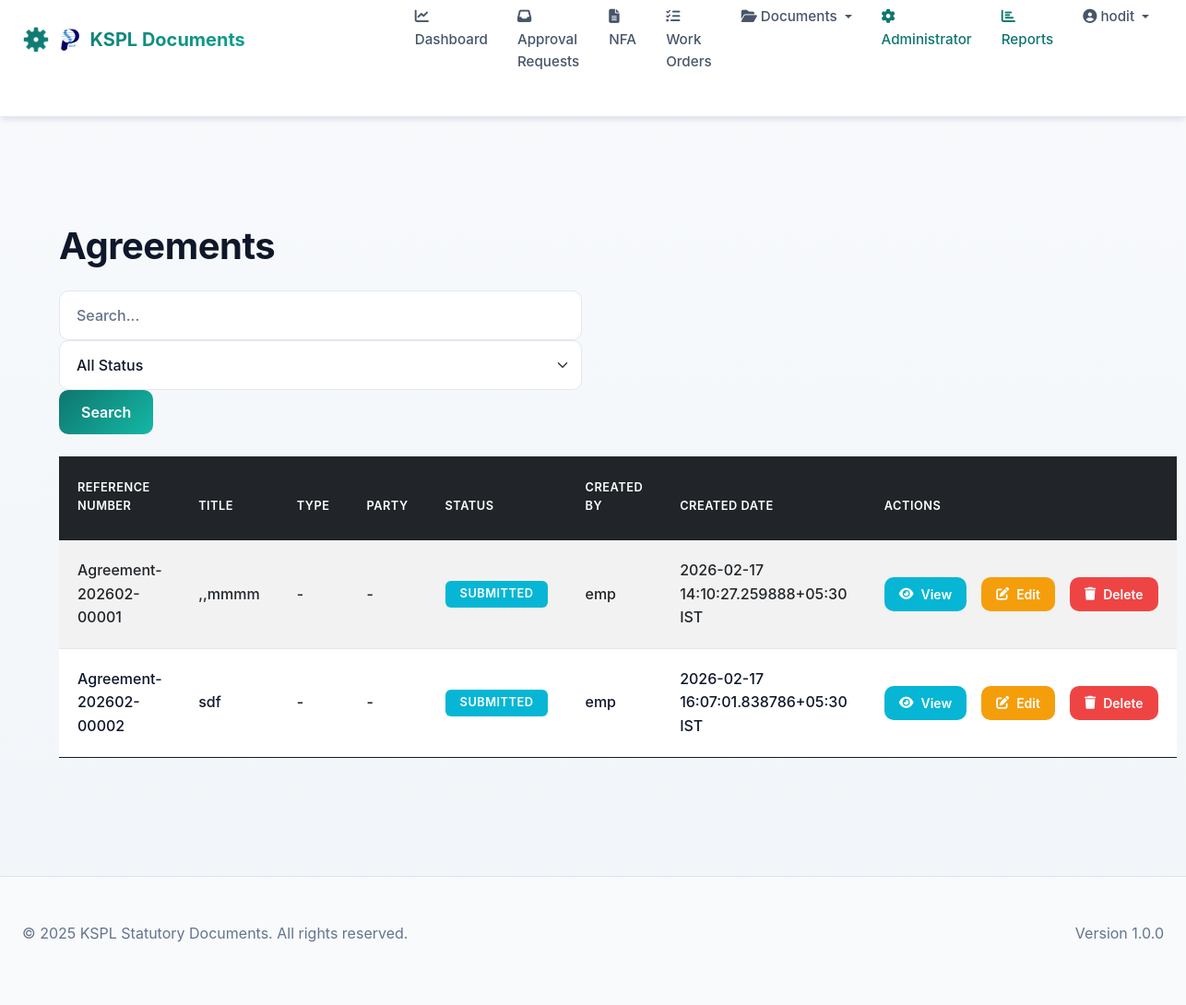
Page /agreements (signed in) on the committed database.
### models/__init__.py (models this page shows, shortened)
class User(UserMixin, db.Model):
    __tablename__ = 'users'
    id = db.Column(db.Integer, primary_key=True)
    username = db.Column(db.String(120), unique=True, nullable=False)
    email = db.Column(db.String(120), unique=True, nullable=False)
    password_hash = db.Column(db.String(255), nullable=False)
    first_name = db.Column(db.String(120))
    last_name = db.Column(db.String(120))
    department_id = db.Column(db.Integer, db.ForeignKey('departments.id'))
    is_active = db.Column(db.Boolean, default=True)
    created_at = db.Column(db.DateTime, default=datetime.utcnow)
    roles = db.relationship('Role', secondary='user_roles', backref=db.backref('users', lazy='dynamic'))
    department = db.relationship('Department', backref='users')
    def has_role(self, role_name):
        return any(role.name == role_name for role in self.roles)

class Agreement(db.Model):
    __tablename__ = 'agreements'
    id = db.Column(db.Integer, primary_key=True)
    reference_number = db.Column(db.String(120), unique=True, nullable=False)
    title = db.Column(db.String(255), nullable=False)
    description = db.Column(db.Text)
    status = db.Column(db.String(120), default='Draft')
    created_by_id = db.Column(db.Integer, db.ForeignKey('users.id'), nullable=False)
    department_id = db.Column(db.Integer, db.ForeignKey('departments.id'))
    customer_id = db.Column(db.Integer, db.ForeignKey('customers.id'))
    party_id = db.Column(db.Integer, db.ForeignKey('parties.id'))
    created_at = db.Column(db.DateTime, default=datetime.utcnow)
    updated_at = db.Column(db.DateTime, default=datetime.utcnow, onupdate=datetime.utcnow)
    rejected_remarks = db.Column(db.Text)
    effective_date = db.Column(db.DateTime)
    expiry_date = db.Column(db.DateTime)
    created_by = db.relationship('User', backref=db.backref('agreement_created', lazy='dynamic'))
    department = db.relationship('Department', backref='agreement_documents')
    customer = db.relationship('Customer', backref='agreements')
    party = db.relationship('Party', backref='agreements')
    attachments = db.relationship('Attachment', backref='agreement', lazy=True, cascade='all, delete-orphan')
    approvals = db.relationship('ApprovalHistory', backref='agreement', lazy=True, cascade='all, delete-orphan')

### routes/main.py (the view)
@main_bp.route('/agreements', methods=['GET'])
@login_required
def agreement_list():
    page = request.args.get('page', 1, type=int)
    status = request.args.get('status', '', type=str)
    search = request.args.get('search', '', type=str)
    query = Agreement.query
    user_roles = [role.name for role in current_user.roles]
    if 'admin' in user_roles:
        query = query.filter(Agreement.status == 'Approved')
    elif 'hod' in user_roles:
        query = query.filter(Agreement.status.in_(['Submitted', 'Approved']), Agreement.department_id == current_user.department_id)
    else:
        query = query.filter_by(created_by_id=current_user.id, department_id=current_user.department_id)
    if status:
        query = query.filter_by(status=status)
    if search:
        query = query.filter(Agreement.title.ilike(f'%{search}%'))
    items = query.paginate(page=page, per_page=20)
    return render_template('pages/agreement_list.html', items=items)

### templates/pages/agreement_list.html (shortened to what this page needs)
{% extends "index.html" %}
{% block content %}
<div class="container-fluid mt-4">
    <h1>Agreements</h1>
    <div class="row mb-3">
        <div class="col-md-6">
            <form method="GET" class="form-inline">
                <input type="text" name="search" class="form-control me-2" placeholder="Search..." value="{{ request.args.get('search', '') }}">
                <select name="status" class="form-select me-2">
                    <option value="">All Status</option>
                </select>
                <button type="submit" class="btn btn-primary">Search</button>
            </form>
        </div>
        <div class="col-md-6 text-end">
        </div>
    </div>
    <table class="table table-striped table-hover">
        <thead class="table-dark">
            <tr>
                <th>Reference Number</th>
                <th>Title</th>
                <th>Type</th>
                <th>Party</th>
                <th>Status</th>
                <th>Created By</th>
                <th>Created Date</th>
                <th>Actions</th>
            </tr>
        </thead>
        <tbody>
            {% for item in items.items %}
            <tr>
                <td>{{ item.reference_number }}</td>
                <td>{{ item.title }}</td>
                <td>{{ item.agreement_type or '-' }}</td>
                <td>{{ item.party_name or '-' }}</td>
                <td>
                    {% if item.status == 'Draft' %}
                        <span class="badge bg-secondary">Draft</span>
                    {% elif item.status == 'Submitted' %}
                        <span class="badge bg-info">Submitted</span>
                    {% elif item.status == 'Approved' %}
                        <span class="badge bg-success">Approved</span>
                    {% else %}
                        <span class="badge bg-danger">Rejected</span>
                    {% endif %}
                </td>
                <td>{{ item.created_by.username }}</td>
                <td>{{ item.created_at|to_ist|default('N/A') }} IST</td>
                <td>
                    <div class="d-flex gap-2">
                        <a href="{{ url_for('main.agreement_view', id=item.id) }}" class="btn btn-info btn-sm" title="View"><i class="fas fa-eye"></i> View</a>
                        {% if item.status != 'Approved' or current_user.has_role('admin') %}
                            <a href="{{ url_for('main.agreement_edit', id=item.id) }}" class="btn btn-warning btn-sm" title="Edit"><i class="fas fa-edit"></i> Edit</a>
                            <form method="POST" action="{{ url_for('main.agreement_delete', id=item.id) }}" class="d-inline">
                                <button type="submit" class="btn btn-danger btn-sm" title="Delete" onclick="return confirm('Are you sure you want to delete this document?');"><i class="fas fa-trash"></i> Delete</button>
                            </form>
                        {% endif %}
                    </div>
                </td>
            </tr>
            {% else %}
            <tr>
                <td colspan="8" class="text-center">No agreements found</td>
            </tr>
            {% endfor %}
        </tbody>
    </table>
</div>
{% endblock %}

### templates/index.html (shortened to what this page needs)
<!DOCTYPE html>
<html lang="en">
<head>
    <link href="https://cdn.jsdelivr.net/npm/bootstrap@5.1.3/dist/css/bootstrap.min.css" rel="stylesheet">
    <link rel="stylesheet" href="https://cdnjs.cloudflare.com/ajax/libs/font-awesome/6.4.0/css/all.min.css">
    <link rel="stylesheet" href="https://cdnjs.cloudflare.com/ajax/libs/tempusdominus-bootstrap-4/5.39.0/css/tempusdominus-bootstrap-4.min.css" />
    <link rel="stylesheet" href="{{ url_for('static', filename='main.css') }}">
</head>
<body>
    <nav class="navbar navbar-expand-lg navbar-light" style="padding: initial;">
        <div class="container-fluid px-4">
            <a class="navbar-brand d-flex align-items-center" href="{% if current_user.is_authenticated %}{% if current_user.has_role('admin') %}{{ url_for('admin.admin_dashboard') }}{% else %}{{ url_for('main.dashboard') }}{% endif %}{% else %}{{ url_for('auth.login') }}{% endif %}" style="gap: 12px;">
                <img style="max-width: 5%; height: auto;" src="{{ url_for('static', filename='images/ksp-logo.png') }}" alt="KSP Logo" height="40" class="img-fluid">
                <span>KSPL Documents</span>
            </a>
            <div class="collapse navbar-collapse" id="navbarNav">
                <ul class="navbar-nav ms-auto">
                    {% if current_user.is_authenticated %}
                        <li class="nav-item">
                            <a class="nav-link" href="{{ url_for('main.dashboard') }}">
                                <i class="fas fa-chart-line me-1"></i>Dashboard
                            </a>
                        </li>
                        {% if current_user.has_role('hod') %}
                        <li class="nav-item">
                            <a class="nav-link" href="{{ url_for('main.approval_requests') }}">
                                <i class="fas fa-inbox me-1"></i>Approval Requests
                            </a>
                        </li>
                        {% endif %}
                        <li class="nav-item">
                            <a class="nav-link" href="{{ url_for('main.nfa_list') }}">
                                <i class="fas fa-file-alt me-1"></i>NFA
                            </a>
                        </li>
                        <li class="nav-item">
                            <a class="nav-link" href="{{ url_for('main.work_order_list') }}">
                                <i class="fas fa-tasks me-1"></i>Work Orders
                            </a>
                        </li>
                        <li class="nav-item dropdown">
                            <a class="nav-link dropdown-toggle" href="#" id="documentsDropdown" role="button" data-bs-toggle="dropdown" aria-expanded="false">
                                <i class="fas fa-folder-open me-1"></i>Documents
                            </a>
                        </li>
                        <li class="nav-item">
                            <a class="nav-link text-primary" href="{{ url_for('admin.admin_dashboard') }}">
                                <i class="fas fa-cog me-1"></i>Administrator
                            </a>
                        </li>
                        <li class="nav-item">
                            <a class="nav-link text-primary" href="{{ url_for('admin.reports') }}">
                                <i class="fas fa-chart-bar me-1"></i>Reports
                            </a>
                        </li>
                        <li class="nav-item dropdown">
                            <a class="nav-link dropdown-toggle" href="#" id="userDropdown" role="button" data-bs-toggle="dropdown" aria-expanded="false">
                                <i class="fas fa-user-circle me-1"></i>{{ current_user.username }}
                            </a>
                        </li>
                    {% else %}
                        <li class="nav-item">
                            <a class="nav-link" href="{{ url_for('auth.login') }}">
                                <i class="fas fa-sign-in-alt me-1"></i>Login
                            </a>
                        </li>
                    {% endif %}
                </ul>
            </div>
        </div>
    </nav>
    <div class="container-fluid">
        {% block content %}{% endblock %}
    </div>
    <footer class="bg-light border-top mt-5 py-4">
        <div class="container-fluid px-4">
            <div class="row">
                <div class="col-md-6">
                    <p class="text-muted mb-0">© 2025 KSPL Statutory Documents. All rights reserved.</p>
                </div>
                <div class="col-md-6 text-md-end">
                    <p class="text-muted mb-0">Version 1.0.0</p>
                </div>
            </div>
        </div>
    </footer>
</body>
</html>

### rows in the picture
User: username "hodit"
Agreement: reference_number "Agreement-202602-00001", title ",,mmmm", agreement_type "-", party_name "-", status "SUBMITTED", created_by.username "emp", created_at|to_ist "2026-02-17 14:10:27.259888+05:30"
Agreement: reference_number "Agreement-202602-00002", title "sdf", agreement_type "-", party_name "-", status "SUBMITTED", created_by.username "emp", created_at|to_ist "2026-02-17 16:07:01.838786+05:30"
